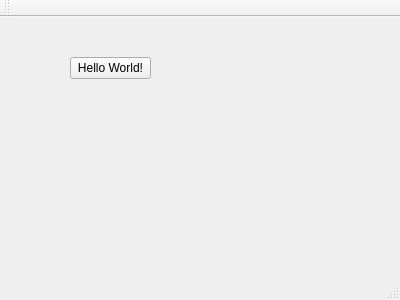
<?xml version="1.0" encoding="UTF-8"?>
<ui version="4.0">
 <class>MainWindow</class>
 <widget class="QMainWindow" name="MainWindow">
  <property name="geometry">
   <rect>
    <x>0</x>
    <y>0</y>
    <width>400</width>
    <height>300</height>
   </rect>
  </property>
  <property name="windowTitle">
   <string>MainWindow</string>
  </property>
  <widget class="QWidget" name="centralWidget">
   <widget class="QPushButton" name="pushButton">
    <property name="geometry">
     <rect>
      <x>70</x>
      <y>40</y>
      <width>81</width>
      <height>22</height>
     </rect>
    </property>
    <property name="text">
     <string>Hello World!</string>
    </property>
   </widget>
  </widget>
  <widget class="QMenuBar" name="menuBar">
   <property name="geometry">
    <rect>
     <x>0</x>
     <y>0</y>
     <width>400</width>
     <height>19</height>
    </rect>
   </property>
  </widget>
  <widget class="QToolBar" name="mainToolBar">
   <attribute name="toolBarArea">
    <enum>TopToolBarArea</enum>
   </attribute>
   <attribute name="toolBarBreak">
    <bool>false</bool>
   </attribute>
  </widget>
  <widget class="QStatusBar" name="statusBar"/>
 </widget>
 <layoutdefault spacing="6" margin="11"/>
 <resources/>
 <connections/>
</ui>
